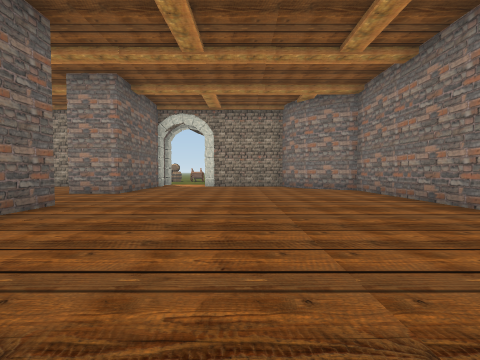
view 1 (above)

13 first-person views from a walk through a 3-D level made in the Unity game engine. The camera is 1.2 m above the floor, tilts 2° down and sees 90° across. The floor is counted in squares, 2 m on a side. Each view is taken from the middle of a square. On the plan, view 1 faces up. The plan holds only what a view shows up to about 9 squares ahead; the rest is blank. The place goes on beyond the plan.

view 2
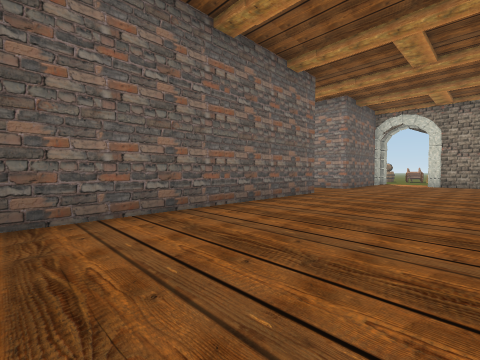

view 3
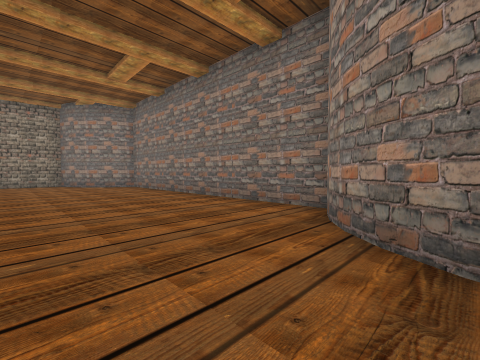

view 4
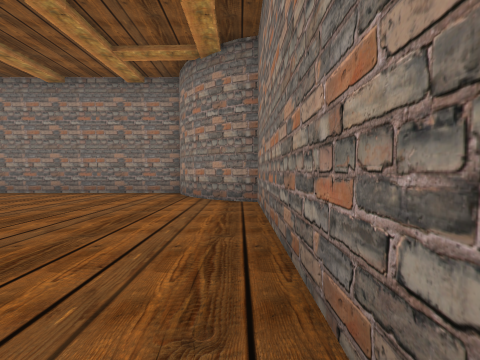

view 5
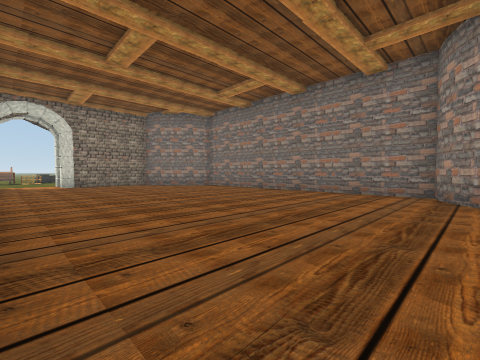

view 6
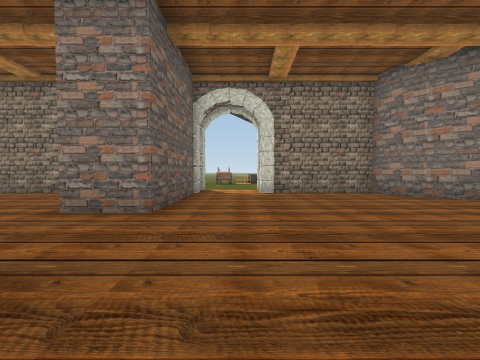

view 7
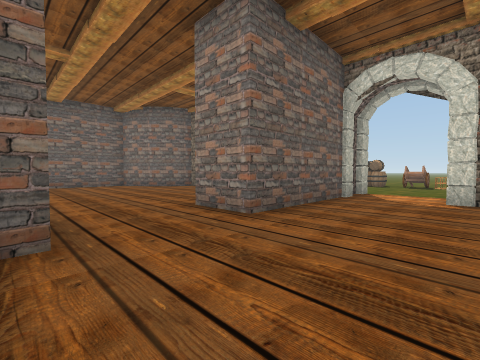

view 8
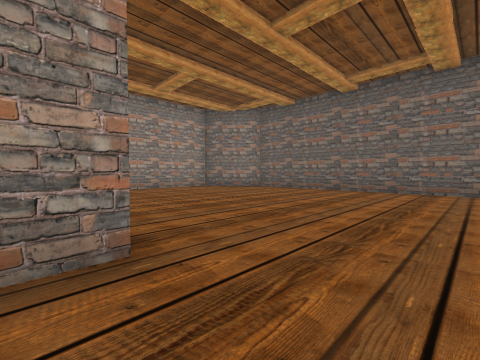

view 9
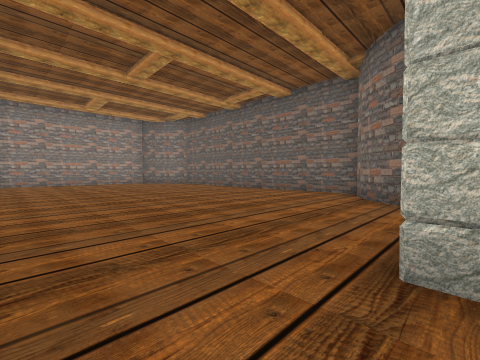

view 10
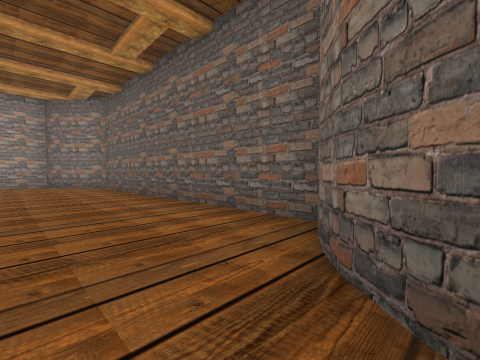

view 11
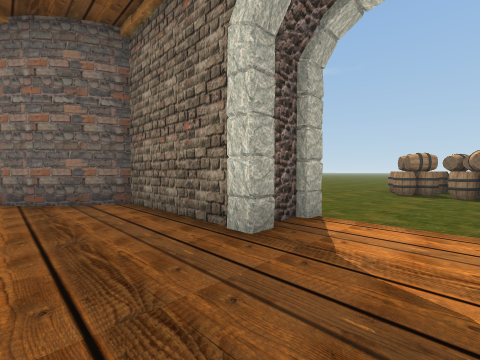

view 12
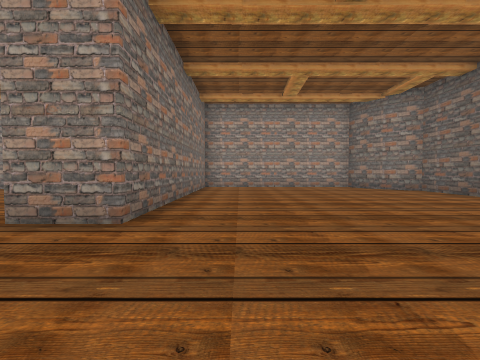

view 13
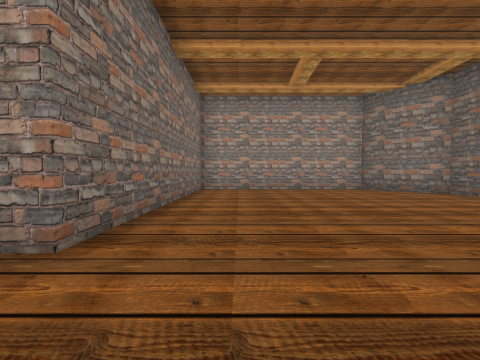

### Floor plan
Ten units are one square. View 1 is at (0, 0); x grows to the right and y downward. Boxes are objects, and circles mark ways between rooms. Rooms are numbered by the first view taken in them; rooms with no view inside come last. Other rooms are left out.
<svg viewBox="-122 -118 165 146">
<path fill="none" stroke="#000" d="M-46 -43 -33 -43 -33 21M29 -81 24 -85M35 -78 26 -82 19 -91 17 -97 -15 -97M21 -88 18 -94M33 4 38 3 38 -77 34 -78M28 8 34 4M18 21 22 12 30 6M-27 23 17 23 19 17 25 10M-33 -113 -33 -65 -48 -65M-100 -89 -106 -82 -113 -78M-117 -78 -117 5 -113 7M-98 -94 -102 -86 -108 -81M-114 7 -107 12 -103 20M-110 10 -104 17 -102 23 -46 23 -46 -43M-65 -101 -65 -97 -97 -97 -98 -93M-67 -109 -67 -102M-65 -112 -65 -108"/>
<circle cx="-40" cy="-55" r="3" fill="#2a7"/>
<text x="0" y="-40">1</text>
<text x="-80" y="-40">2</text>
</svg>
Room 1 opens to room 2.

Where each view was taken, in squares from view 1:
view 1: 0 up, 0 right, facing up
view 2: 2 down, 0 right, facing up-left
view 3: 2 down, 0 right, facing up-right
view 4: 2 down, 3 left, facing right
view 5: 1 down, 3 left, facing up-right
view 6: 3 up, 2 left, facing up
view 7: 4 up, 1 left, facing up-left
view 8: 6 up, 4 left, facing down-left
view 9: 10 up, 5 left, facing down-left
view 10: 9 up, 9 left, facing down-left
view 11: 8 up, 5 left, facing up-left
view 12: 7 up, 6 left, facing down
view 13: 6 up, 6 left, facing down
